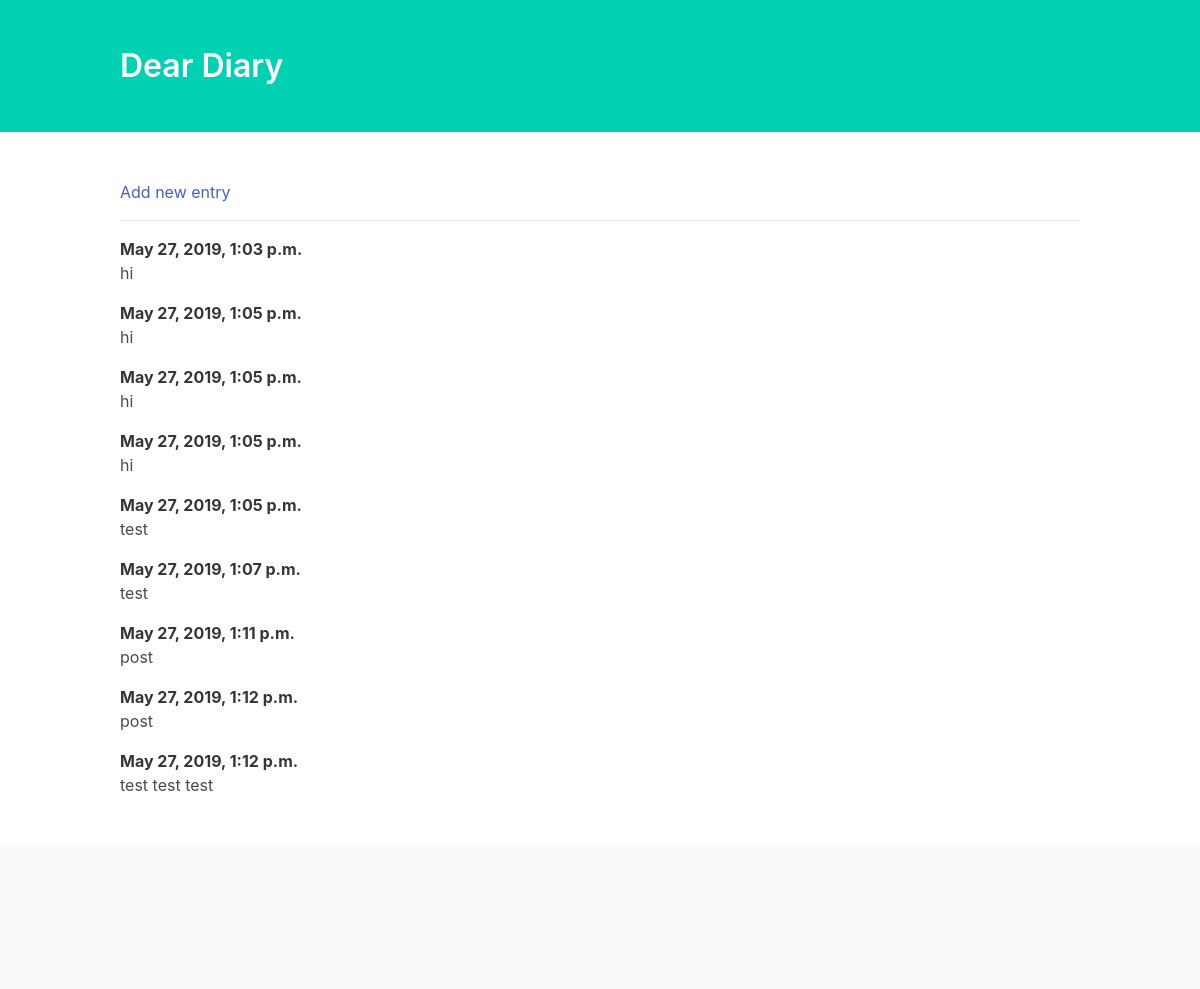
Screenshot of /diary/ with the database file from the repository.
### diary/models.py (models this page shows, shortened)
class Entry(models.Model):
    text = models.TextField()
    date_created = models.DateTimeField(auto_now=True)
    class Meta:
        verbose_name_plural = 'Entries'

### diary/views.py (the view)
# urls.py: path('', views.home, name='home'),
def home(request):
    entries =  Entry.objects.all()
    context = {
        'entries': entries
    }
    return render(request, 'diary/index.html', context)

### cart/context_processors.py (called while the page is built)
def cart(request):
    return {'cart': Cart(request)}

### diary/templates/diary/index.html (shortened to what this page needs)
{% load static %}
<!DOCTYPE html>
<html lang="en">
<head>
    <link rel="stylesheet" href="https://cdnjs.cloudflare.com/ajax/libs/bulma/0.6.2/css/bulma.min.css" />
</head>
<body>
    <section class="hero is-primary">
        <div class="hero-body">
            <div class="container">
                <h1 class="title">
                    Dear Diary
                </h1>
            </div>
        </div>
    </section>
    <section class="section">
        <div class="container">
            <article class="media">
                <div class="media-content">
                    <div class="content">
                        <a href="{% url 'diary:add' %}">Add new entry</a>
                    </div>
                </div>
            </article>
            <article class="media">
                <div class="media-content">
                    <div class="content">
                        {% for entry in entries %}
                        <p>
                            <strong>{{entry.date_created}}</strong>
                            <br>
                            {{ entry.text }}
                        </p>
                        {% endfor %}
                    </div>
                </div>
            </article>
        </div>
    </section>
    <footer class="footer">
    </footer>
</body>
</html>

### rows the page displays
Entry: date_created "May 27, 2019, 1:03 p.m.", text "hi"
Entry: date_created "May 27, 2019, 1:05 p.m.", text "hi"
Entry: date_created "May 27, 2019, 1:05 p.m.", text "hi"
Entry: date_created "May 27, 2019, 1:05 p.m.", text "hi"
Entry: date_created "May 27, 2019, 1:05 p.m.", text "test"
Entry: date_created "May 27, 2019, 1:07 p.m.", text "test"
Entry: date_created "May 27, 2019, 1:11 p.m.", text "post"
Entry: date_created "May 27, 2019, 1:12 p.m.", text "post"
Entry: date_created "May 27, 2019, 1:12 p.m.", text "test test test"
